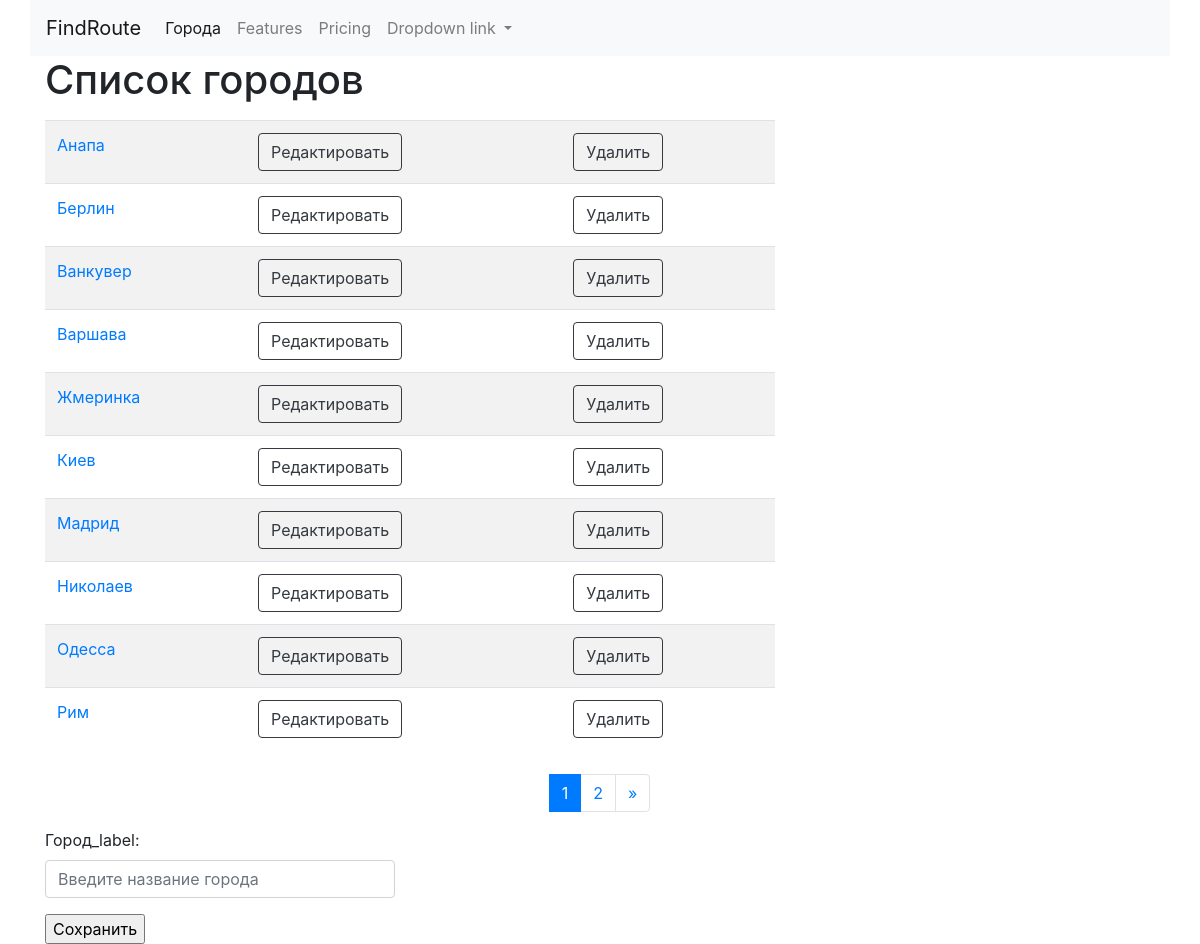
Before: /cities/ with the older database file.
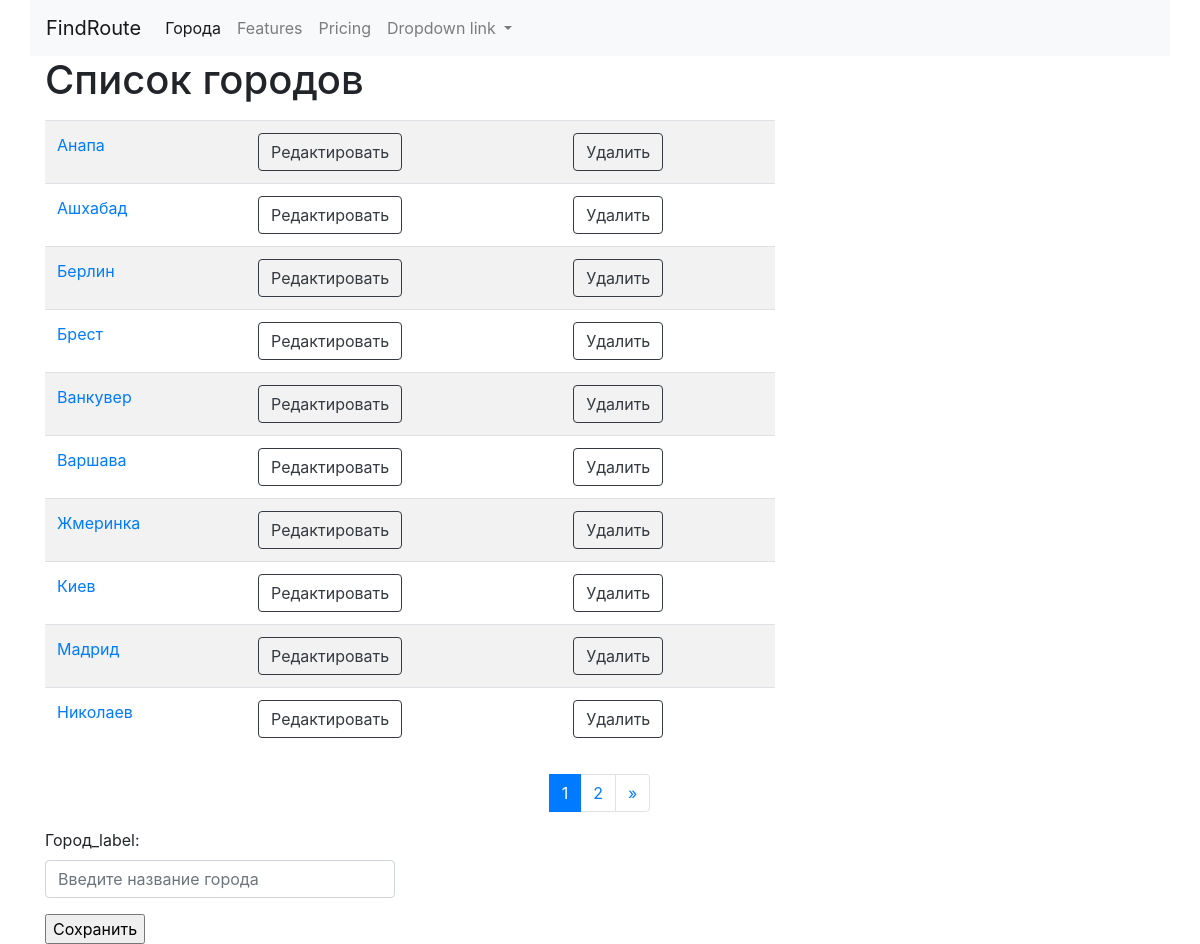
After: the same page with the newer database file.
### cities/models.py (models this page shows, shortened)
class City(models.Model):
    name = models.CharField(max_length=100, unique=True, verbose_name='Город_name')
    class Meta:
        ordering = ['name']
        verbose_name = 'Город_Meta'
        verbose_name_plural = 'Города_Meta'

### cities/views.py (the view)
# urls.py: path('', CityListView.as_view(), name='home'),
class CityListView(ListView):
    model = City
    paginate_by = 10
    template_name = 'cities/home.html'
    def get_context_data(self, **kwargs):
        context = super().get_context_data(**kwargs)
        form = CityForm()
        context['form'] = form
        return context

### cities/forms.py
class CityForm(forms.ModelForm):
    name = forms.CharField(label="Город_label", widget=forms.TextInput(attrs={
        'class': 'form-control',
        'placeholder': 'Введите название города',
    }))
    class Meta:
        model = City
        fields = ('name', )

### cities/templates/cities/home.html (shortened to what this page needs)
{% extends 'base.html' %}
{% block content %}
<h1>Список городов</h1>
<div class="row">
    <div class="col-md-8 my-2 ">
        <table class="table table-striped">
            {% for object in page_obj %}
            <tr>
                <td><a href="{% url 'cities:detail' pk=object.pk%}">{{object.name}}</a></td>
                <td><a href="{% url 'cities:update' pk=object.pk%}">
                    <button type="submit" class="btn btn-outline-dark">Редактировать</button>
                </a></td>
                <td><a href="{% url 'cities:delete' pk=object.pk%}">
                    <button type="submit" class="btn btn-outline-dark">Удалить</button>
                </a></td>
            </tr>
            {% endfor %}
        </table>
    </div>
</div>
<nav aria-label="Page navigation example">
    <ul class="pagination justify-content-center">
        {% for page in page_obj.paginator.page_range %}
        <li class="page-item {% if page == page_obj.number %}active{% endif %}"><a class="page-link " href="?page={{ page }}">{{ page }}</a></li>
        {% endfor %}
        <li class="page-item">
            {% if page_obj.has_next %}
            <a class="page-link" href="?page={{ page_obj.next_page_number }}" aria-label="Next">
                <span aria-hidden="true">&raquo;</span>
            </a>
            {% endif %}
        </li>
    </ul>
</nav>
<div class="row">
    <dev class="col-md-4">
        <form action="{% url 'cities:create' %}" method="post"> {% csrf_token %}
            {{ form.as_p }}
            <input type="submit" value="Сохранить">
        </form>
    </dev>
</div>
{% endblock %}

Changed rows visible on the page:
no longer on this page (row unchanged): City: name "Одесса"
no longer on this page (row unchanged): City: name "Рим"
added City: name "Ашхабад"
added City: name "Брест"
